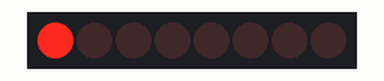
Bench run of a sketch on a simulated Arduino Uno, built with avr-gcc and run on an emulated ATmega328P. Shown: 8 shift-register outputs drawn as a row of LEDs (first output left, lit = HIGH). Wiring (inferred from the names in the program): shift register (74HC595): data pin 10; shift clock pin 8; latch pin 9. Wiring (inferred from the signals the program sends): row of LEDs: on Q0, Q1, Q2, Q3, Q4, Q5, Q6, Q7.

Above: at 0.37 s.
At 5.12 s:
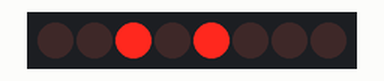
At 10.12 s:
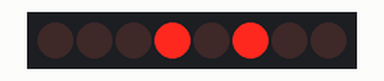
At 19.88 s:
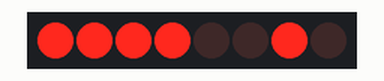
At 29.63 s:
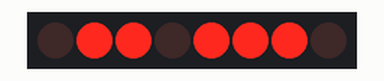
At 39.64 s:
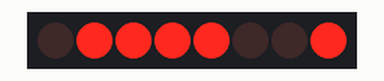
Timing chart, 0 to 40.0 s (numbered marks = the images above):
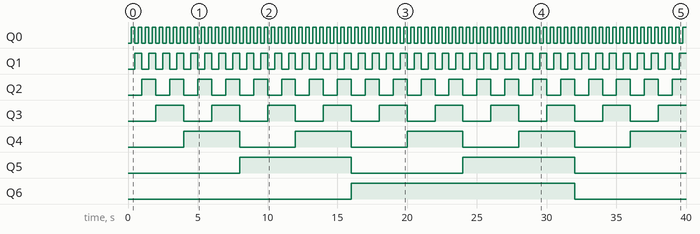

The sketch:

06-shift_register.ino
```cpp
int shiftPin = 8;   // SH_CP
int storagePin = 9; // ST_CP
int dataPin = 10;   // DS
// int dataArr[] = {0, 0, 1, 0, 1, 1, 0, 0};
byte value = 0;

// Réinitialisation de toutes les broches -> niveau LOW
void resetPins()
{
  digitalWrite(shiftPin, LOW);
  digitalWrite(storagePin, LOW);
  digitalWrite(dataPin, LOW);
}

// void putPins(int data[])
// {
//   for(int i = 0; i < 8; i++) {
//     resetPins();
//     digitalWrite(dataPin, data[i]); delay(20);
//     digitalWrite(shiftPin, HIGH); delay(20);
//   }
// }

void setup()
{
  pinMode(shiftPin, OUTPUT);
  pinMode(storagePin, OUTPUT);
  pinMode(dataPin, OUTPUT);
  // resetPins();
  // putPins(dataArr);
  // digitalWrite(storagePin, HIGH); // ST_CP
}

void loop()
{
  digitalWrite(storagePin, LOW); // ST_CP
  shiftOut(dataPin, shiftPin, MSBFIRST, value++);
  digitalWrite(storagePin, HIGH); // ST_CP
  delay(250);
}
```

Measured:
- by itself, Q0: alternates HIGH for 0.25 s and LOW for 0.25 s
- by itself, Q1: alternates HIGH for 0.50 s and LOW for 0.50 s
- by itself, Q2: alternates HIGH for 1.0 s and LOW for 1.0 s
- by itself, Q3: alternates HIGH for 2.0 s and LOW for 2.0 s
- by itself, Q4: alternates HIGH for 4.0 s and LOW for 4.0 s
- by itself, Q5: alternates HIGH for 8.0 s and LOW for 8.0 s
- by itself, Q6: LOW → HIGH at 16.0 s, → LOW 16.0 s later
